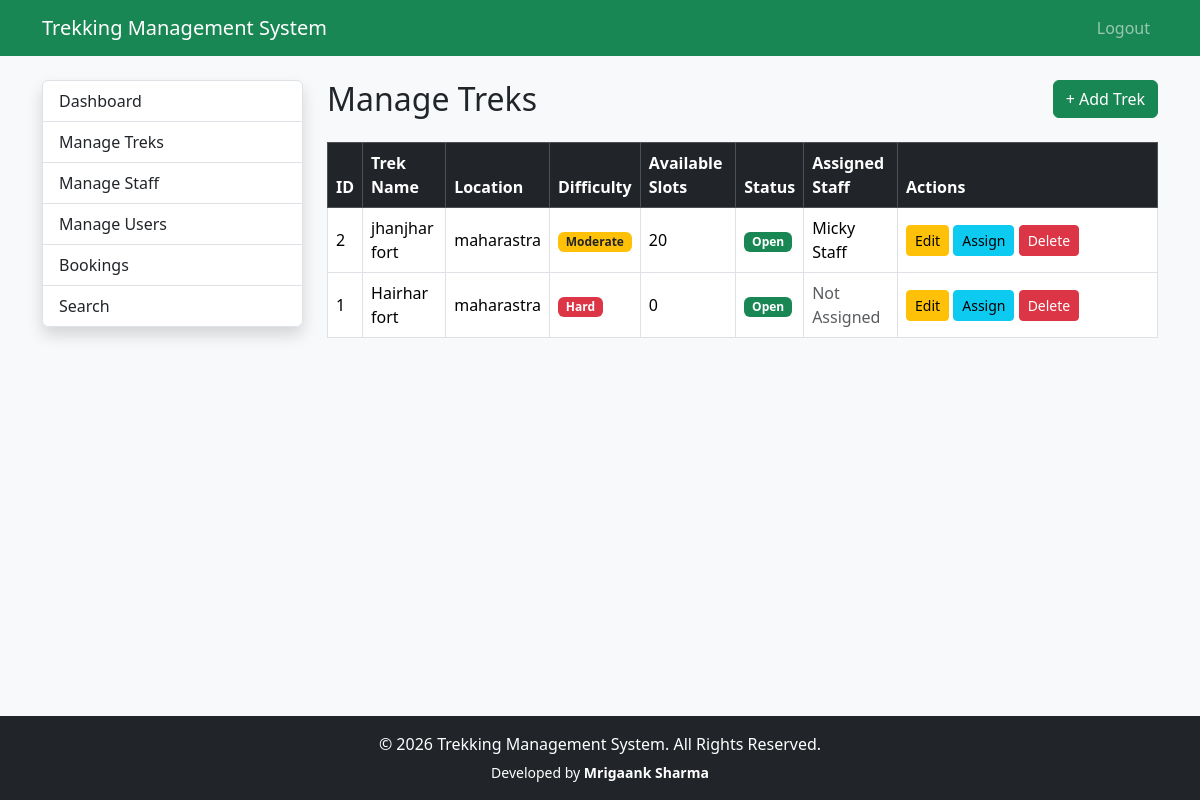
/admin/treks (signed in), run on an earlier commit of the app's database.
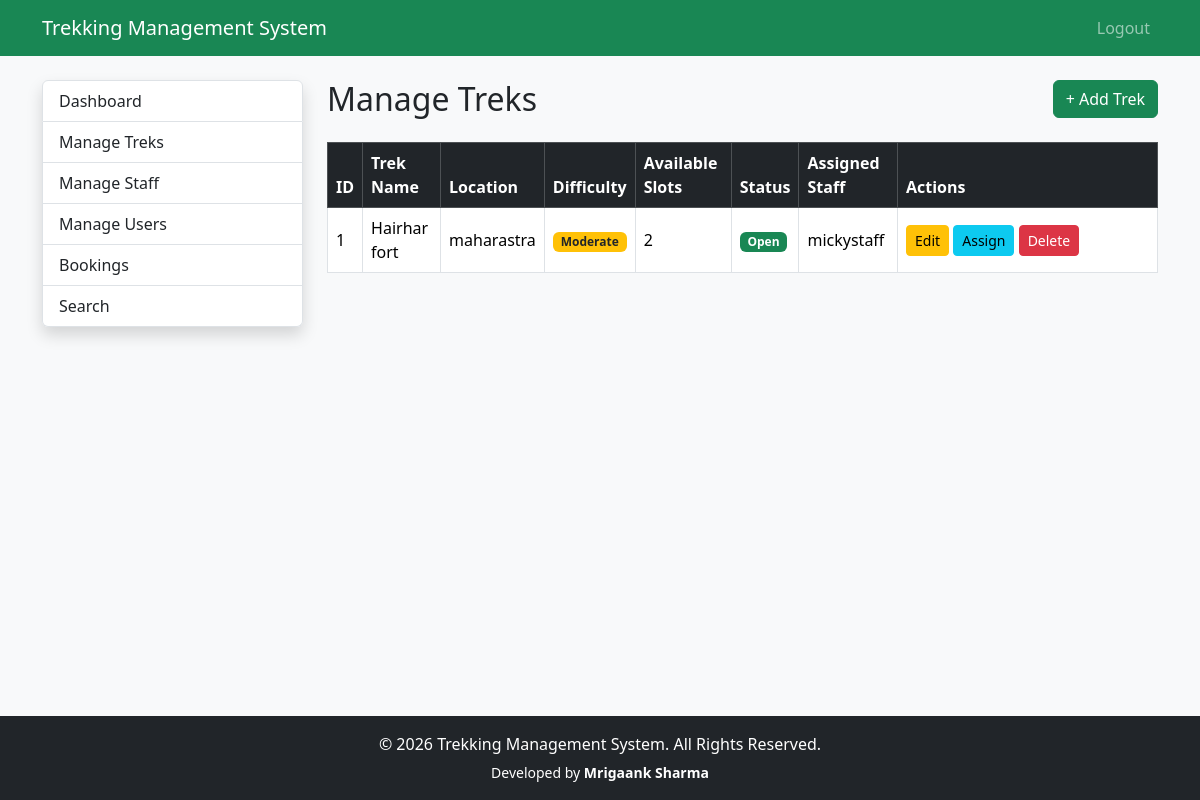
And on a later commit of the database.
### app/models.py (models this page shows)
class Trek(db.Model):
        __tablename__="treks"
        id=db.Column(db.Integer,primary_key=True)
        name=db.Column(db.String(100),nullable=False)
        location=db.Column(db.String(100),nullable=False)
        difficulty=db.Column(db.String(20),nullable=False)
        duration=db.Column(db.Integer)
        available_slots=db.Column(db.Integer)
        description=db.Column(db.Text)
        status=db.Column(
            db.String(20),
            default="Upcoming"
        )
        start_date=db.Column(db.Date)
        end_date=db.Column(db.Date)
        staff_id=db.Column(
            db.Integer,
            db.ForeignKey("users.id")
        )
        bookings=db.relationship(
            "Booking",
            backref="trek",
            lazy=True
        )
        price = db.Column(db.Float)
        image = db.Column(db.String(255))
        max_altitude = db.Column(db.Integer)
        meeting_point = db.Column(db.String(200))

class User(UserMixin,db.Model):
    __tablename__="users"
    id=db.Column(db.Integer,primary_key=True)
    name=db.Column(db.String(100),nullable=False)
    email=db.Column(db.String(120),unique=True,nullable=False)
    password=db.Column(db.String(255),nullable=False)
    phone=db.Column(db.String(15))
    role=db.Column(db.String(20),nullable=False)
    status=db.Column(db.String(20),default="active")
    created_at=db.Column(db.DateTime,default=datetime.utcnow)
    assigned_treks=db.relationship(
        "Trek",
        foreign_keys="Trek.staff_id",
        backref="staff",
        lazy=True
    )
    bookings=db.relationship(
        "Booking",
        backref="user",
        lazy=True
    )

### app/admin/trek_routes.py (the view)
@admin_bp.route("/treks")
@login_required # login required which require a login to fetch the data
@admin_required # admin required which require a admin only funtionality to fetch the data.
def view_treks():
    treks =Trek.query.order_by(Trek.id.desc()).all()
    return render_template("admin/treks.html",treks=treks
    )

### app/extensions.py (called while the page is built)
@login_manager.user_loader
def load_user(user_id):
    return User.query.get(int(user_id))

### app/templates/admin/treks.html
{% extends 'admin/layout.html' %}
{% block admin_content %}
<div class="d-flex justify-content-between align-items-center mb-4">
    <h2 class="mb-0">Manage Treks</h2>
    <a href="{{ url_for('admin.add_trek') }}" class="btn btn-success">
        + Add Trek
    </a>
</div>
<div class="table-responsive">
    <table class="table table-hover table-bordered align-middle">
        <thead class="table-dark">
            <tr>
                <th>ID</th>
                <th>Trek Name</th>
                <th>Location</th>
                <th>Difficulty</th>
                <th>Available Slots</th>
                <th>Status</th>
                <th>Assigned Staff</th>
                <th width="260">Actions</th>
            </tr>
        </thead>
        <tbody>
            {% for trek in treks %}
            <tr>
                <td>{{ trek.id }}</td>
                <td>{{ trek.name }}</td>
                <td>{{ trek.location }}</td>
                <td>
                    {% if trek.difficulty == "Easy" %}
                        <span class="badge bg-success">Easy</span>
                    {% elif trek.difficulty == "Moderate" %}
                        <span class="badge bg-warning text-dark">
                            Moderate
                        </span>
                    {% else %}
                        <span class="badge bg-danger">Hard</span>
                    {% endif %}
                </td>
                <td>{{ trek.available_slots }}</td>
                <td>
                    {% if trek.status == "Open" %}
                        <span class="badge bg-success">Open</span>
                    {% elif trek.status == "Closed" %}
                        <span class="badge bg-secondary">Closed</span>
                    {% elif trek.status == "Completed" %}
                        <span class="badge bg-primary">Completed</span>
                    {% else %}
                        <span class="badge bg-warning text-dark">
                            {{ trek.status }}
                        </span>
                    {% endif %}
                </td>
                <td>
                    {% if trek.staff %}
                        {{ trek.staff.name }}
                    {% else %}
                        <span class="text-muted">Not Assigned</span>
                    {% endif %}
                </td>
                <td>
                    <a href="{{ url_for('admin.edit_trek', trek_id=trek.id) }}"
                       class="btn btn-warning btn-sm">
                        Edit
                    </a>
                    <a href="{{ url_for('admin.assign_staff', trek_id=trek.id) }}"
                       class="btn btn-info btn-sm">
                        Assign
                    </a>
                    <a href="{{ url_for('admin.delete_trek', trek_id=trek.id) }}"
                       class="btn btn-danger btn-sm"
                       onclick="return confirm('Delete this trek?')">
                        Delete
                    </a>
                </td>
            </tr>
            {% endfor %}
        </tbody>
    </table>
</div>
{% endblock %}

### app/templates/admin/layout.html
{% extends 'base.html' %}
{% block content %}
<div class="row">
    <div class="col-md-3">
        <div class="list-group shadow">
            <a href="{{ url_for('admin.dashboard') }}" class="list-group-item list-group-item-action">
                Dashboard
            </a>
            <a href="{{ url_for('admin.view_treks') }}" class="list-group-item list-group-item-action">
                Manage Treks
            </a>
            <a href="{{ url_for('admin.manage_staff') }}" class="list-group-item list-group-item-action">
                Manage Staff
            </a>
            <a href="{{ url_for('admin.manage_users') }}" class="list-group-item list-group-item-action">
                Manage Users
            </a>
            <a href="{{ url_for('admin.view_bookings') }}" class="list-group-item list-group-item-action">
                Bookings
            </a>
            <a href="{{ url_for('admin.search') }}" class="list-group-item list-group-item-action">
               Search
            </a>
        </div>
    </div>
    <div class="col-md-9">
        {% block admin_content %}
        {% endblock %}
    </div>
</div>
{% endblock %}

### app/templates/base.html (shortened to what this page needs)
<!DOCTYPE html>
<html lang="en">
<head>
    <link href="https://cdn.jsdelivr.net/npm/bootstrap@5.3.3/dist/css/bootstrap.min.css"
          rel="stylesheet">
</head>
<body class="bg-light d-flex flex-column min-vh-100">
    {% include 'navbar.html' %}
    <main class="container mt-4 flex-grow-1">
        {% block content %}
        {% endblock %}
    </main>
    <footer class="bg-dark text-white text-center py-3 mt-auto">
        <div class="container">
            <p class="mb-1">
                &copy; 2026 Trekking Management System. All Rights Reserved.
            </p>
            <small>
                Developed by <strong>Mrigaank Sharma</strong>
            </small>
        </div>
    </footer>
</body>
</html>

### app/templates/navbar.html (shortened to what this page needs)
<nav class="navbar navbar-expand-lg navbar-dark bg-success">
    <div class="container">
        <a class="navbar-brand" href="/">
            Trekking Management System
        </a>
        <ul class="navbar-nav ms-auto">
            {% if current_user.is_authenticated %}
            <li class="nav-item">
                <a class="nav-link" href="/logout">
                    Logout
                </a>
            </li>
            {% endif %}
        </ul>
    </div>
</nav>

What changed in the data, as far as the page shows it:
removed Trek: id "2", name "jhanjhar fort", location "maharastra", difficulty "Moderate", available_slots "20", status "Open", staff.name "Micky Staff"
changed Trek "Hairhar fort": available_slots "0" → "2"; staff.name (not shown) → "mickystaff"; difficulty "Hard" → "Moderate"; no longer shows "Not Assigned"
